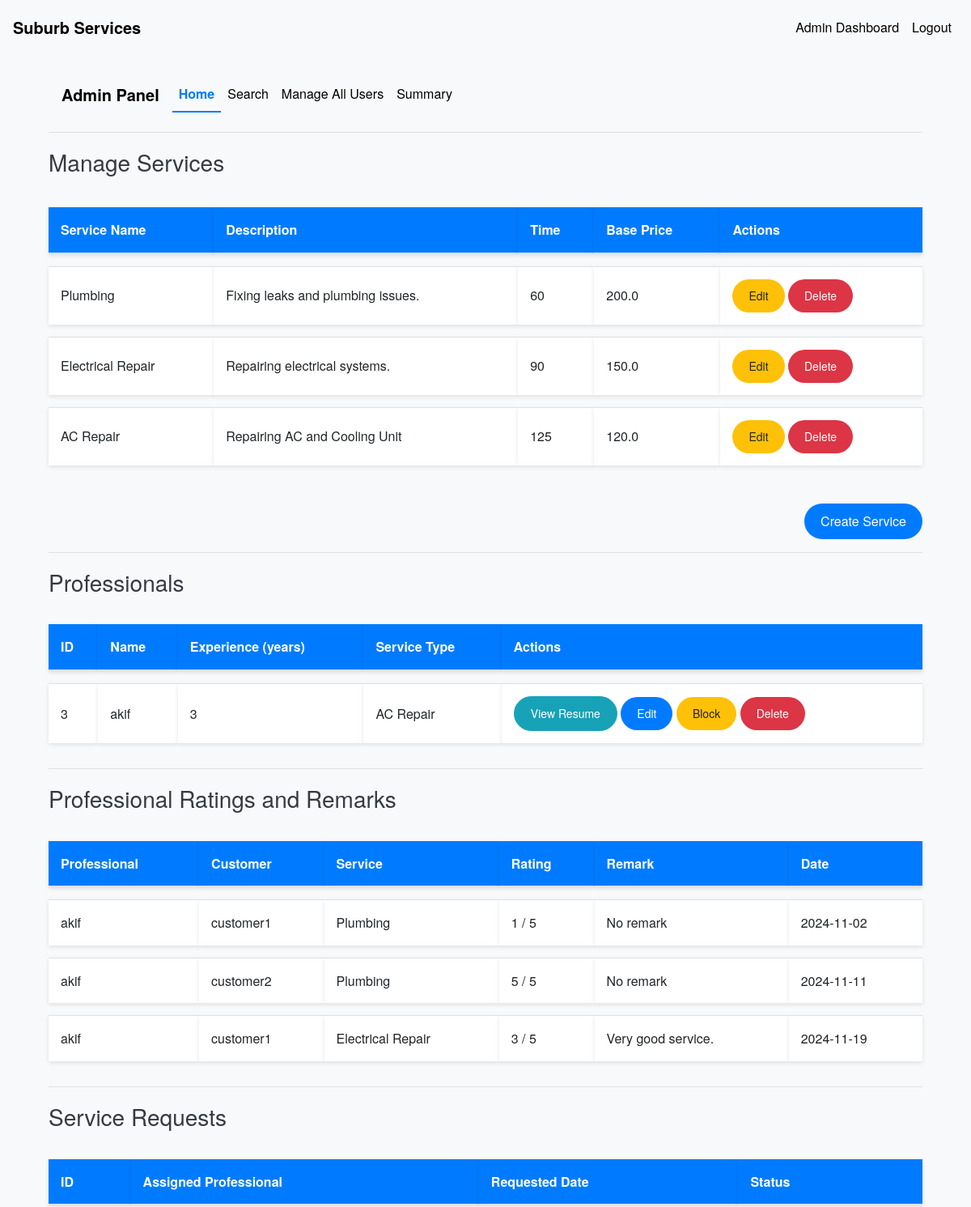
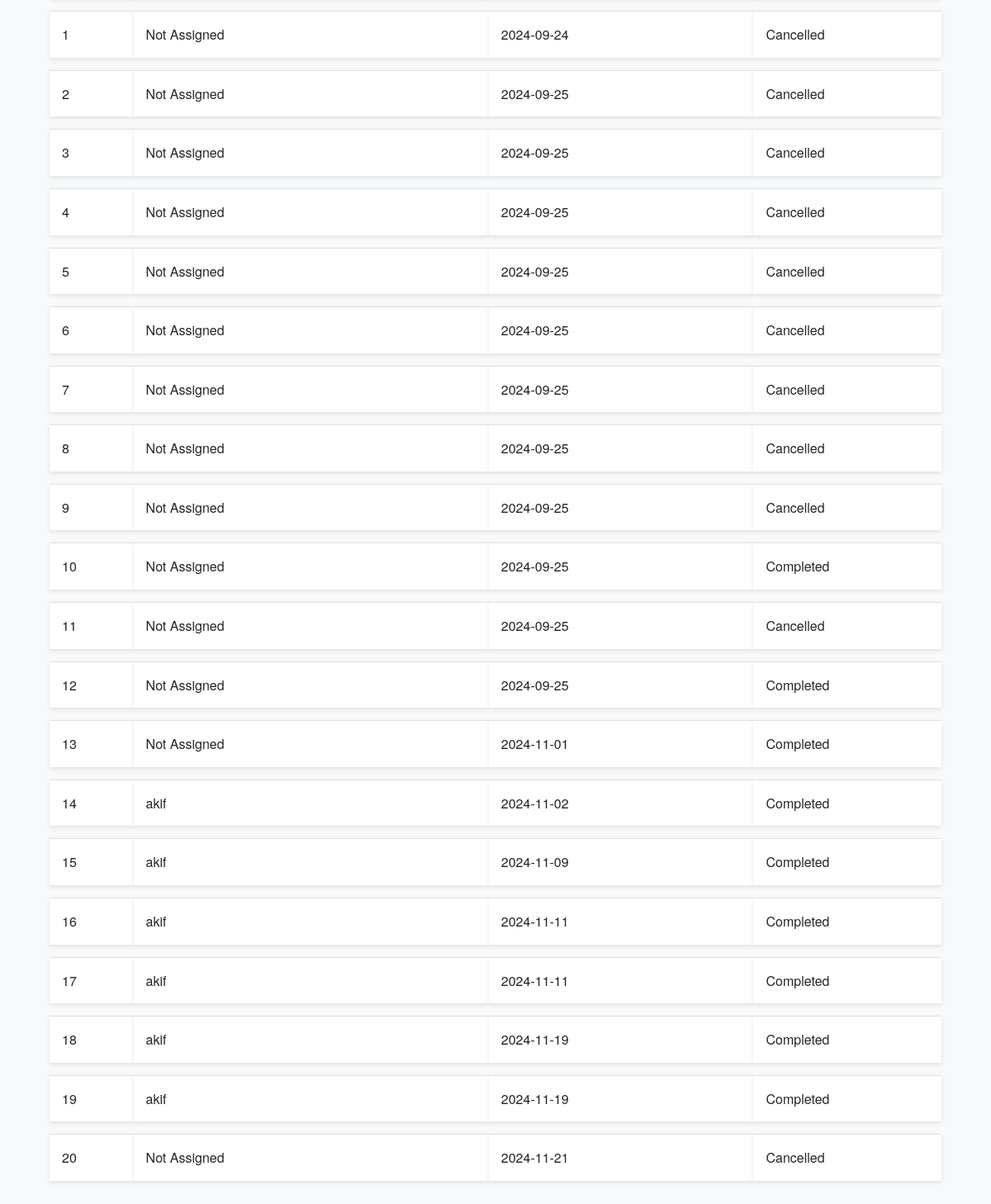
The app's page /admin/dashboard (signed in), older data (2 pictures, top to bottom).
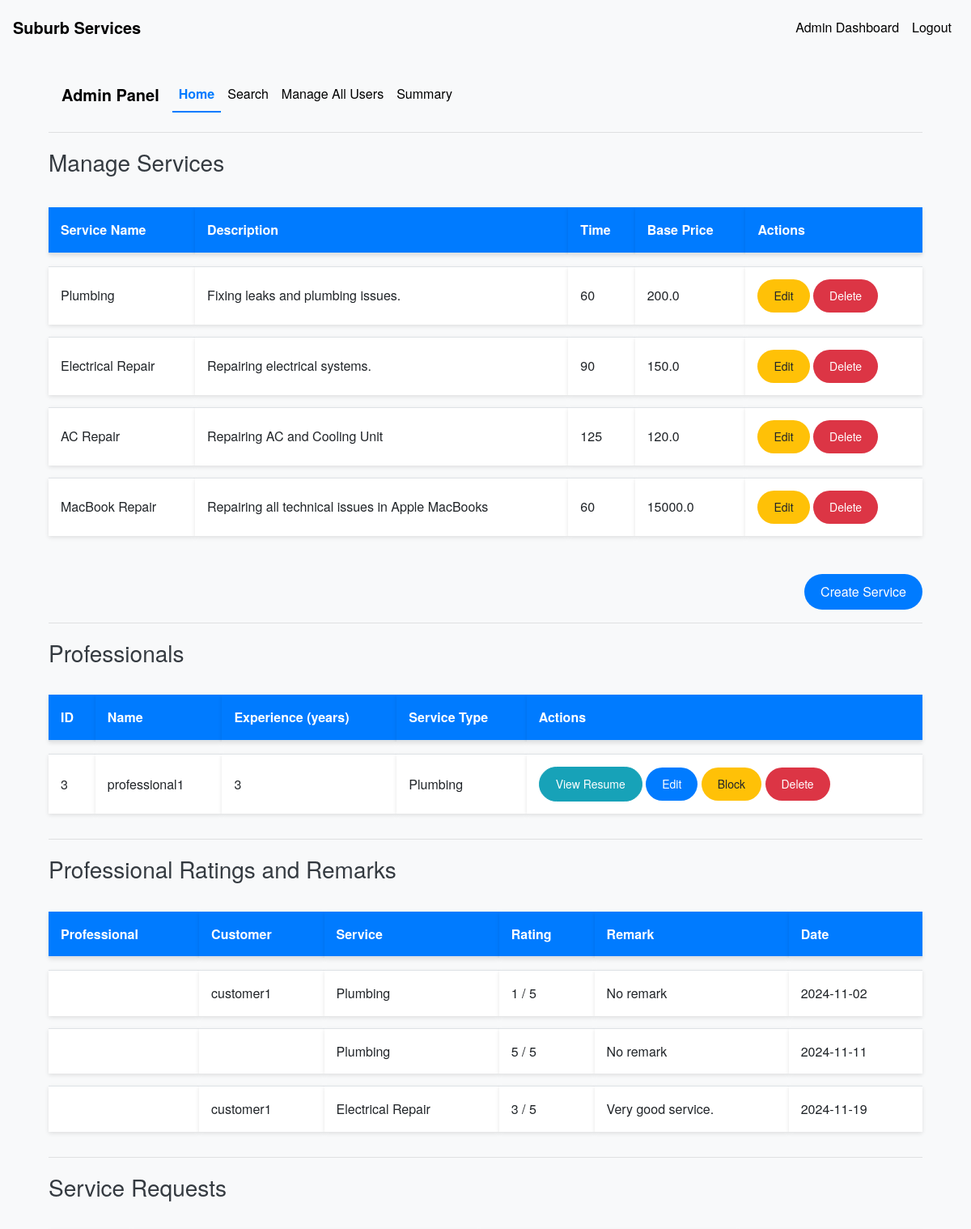
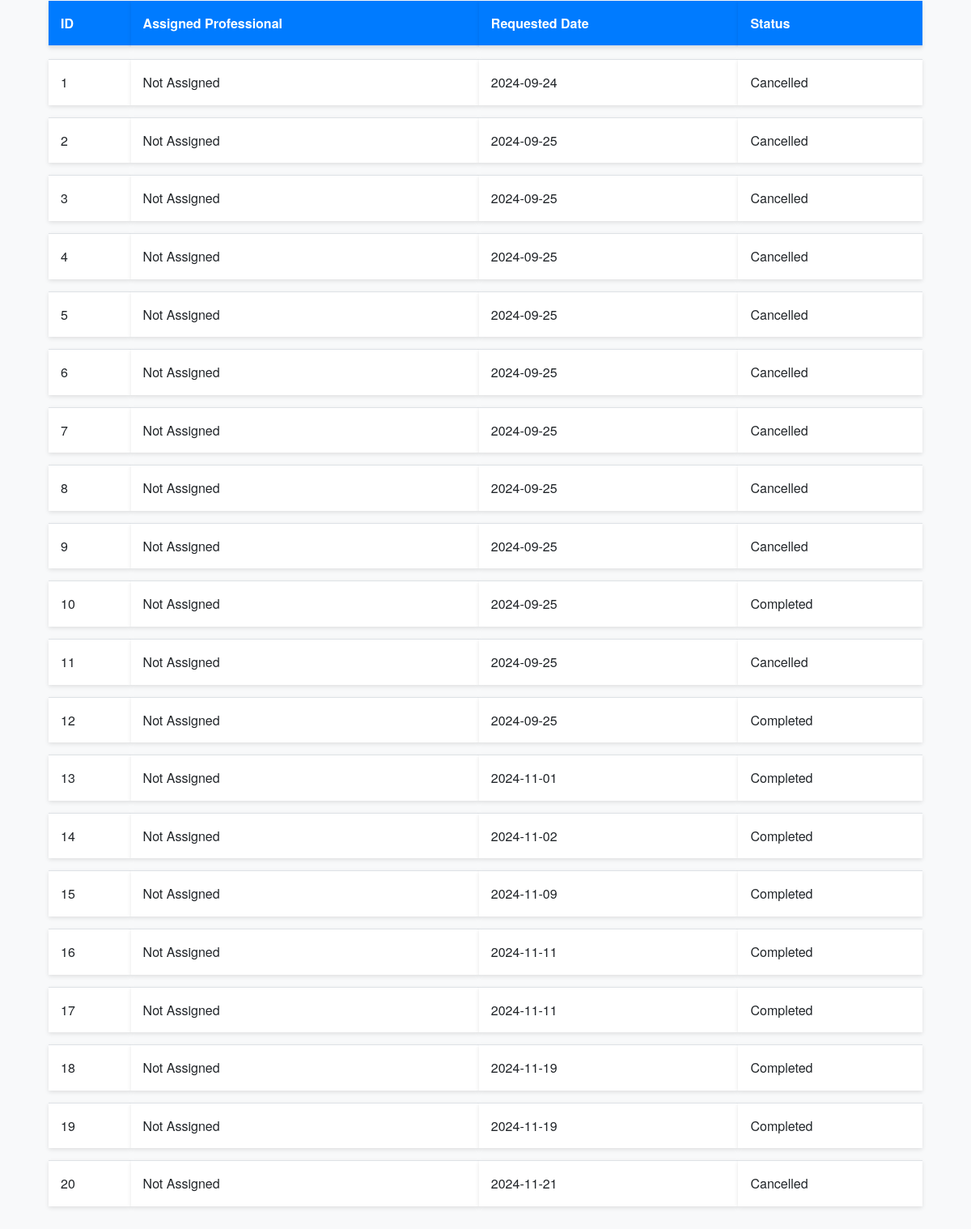
The same page, newer data (2 pictures, top to bottom).
### models.py (models this page shows, shortened)
class Service(db.Model):
    __tablename__ = 'services'
    id = db.Column(db.Integer, nullable =False, primary_key=True)
    name = db.Column(db.String(100), nullable=False)
    base_price = db.Column(db.Float, nullable=False)
    time_required = db.Column(db.Integer, nullable=False)
    description = db.Column(db.Text)

class User(UserMixin, db.Model):
    __tablename__ = 'users'
    id = db.Column(db.Integer, primary_key=True)
    username = db.Column(db.String(100), unique=True, nullable=False)
    password = db.Column(db.String(128), nullable=False)
    role = db.Column(db.String(20), nullable=False)
    is_active = db.Column(db.Boolean, default=True)
    date_created = db.Column(db.DateTime, default=datetime.utcnow)
    date_completed = db.Column(db.DateTime)
    contact_number = db.Column(db.String(15), nullable=True)
    location = db.Column(db.String(255), nullable=True)
    pin_code = db.Column(db.String(10), nullable=True)
    is_approved = db.Column(db.Boolean, default=False)
    service_type = db.Column(db.String(100))
    experience = db.Column(db.Integer)
    resume_filename = db.Column(db.String(200))
    approval_status = db.Column(db.String(50), default='pending')
    customer_service_requests = db.relationship('ServiceRequest', backref='customer', foreign_keys='ServiceRequest.customer_id', lazy='dynamic')
    professional_service_requests = db.relationship('ServiceRequest', backref='professional', foreign_keys='ServiceRequest.professional_id', lazy='dynamic')

class ServiceRequest(db.Model):
    __tablename__ = 'service_requests'
    id = db.Column(db.Integer, primary_key=True)
    service_id = db.Column(db.Integer, db.ForeignKey('services.id'), nullable=False)
    customer_id = db.Column(db.Integer, db.ForeignKey('users.id'), nullable=True)
    professional_id = db.Column(db.Integer, db.ForeignKey('users.id'), nullable=True)
    service_status = db.Column(db.String(20), nullable=False, default='requested')
    service = db.relationship('Service', backref='service_requests')
    date_of_request = db.Column(db.DateTime, default=datetime.utcnow)
    date_of_completion = db.Column(db.DateTime)
    remarks = db.Column(db.Text)
    rating = db.Column(db.Integer)

### routes.py (the view)
@app.route('/admin/dashboard')
@login_required
def admin_dashboard():
    if current_user.role != 'admin':
        flash('Access denied.')
        return redirect(url_for('index'))
    services = Service.query.all()
    professionals = User.query.filter_by(role='professional').all()
    service_requests = ServiceRequest.query.all()
    pending_professionals = User.query.filter_by(role='professional', approval_status='pending').all()
    rated_service_requests = ServiceRequest.query.filter(ServiceRequest.rating.isnot(None)).all()
    return render_template('admin_dashboard.html', services=services, professionals=professionals, service_requests=service_requests, pending_professionals=pending_professionals, rated_service_requests=rated_service_requests)

### app.py (called while the page is built)
@login_manager.user_loader
def load_user(user_id):
    return User.query.get(int(user_id))

### templates/admin_dashboard.html (shortened to what this page needs)
{% extends 'base.html' %}
{% block content %}
<div class="container mt-4">
    <nav class="navbar navbar-expand-lg navbar-light bg-light">
        <a class="navbar-brand" href="{{ url_for('admin_dashboard') }}">Admin Panel</a>
        <div class="collapse navbar-collapse" id="navbarNav">
            <ul class="navbar-nav">
                <li class="nav-item {% if request.endpoint == 'admin_dashboard' %}active{% endif %}">
                    <a class="nav-link" href="{{ url_for('admin_dashboard') }}">Home</a>
                </li>
                <li class="nav-item {% if request.endpoint == 'admin_search' %}active{% endif %}">
                    <a class="nav-link" href="{{ url_for('admin_search') }}">Search</a>
                </li>
                <li class="nav-item {% if request.endpoint == 'manage_users' %}active{% endif %}">
                    <a class="nav-link" href="{{ url_for('manage_users') }}">Manage All Users</a>
                </li>
                <li class="nav-item {% if request.endpoint == 'admin_summary' %}active{% endif %}">
                    <a class="nav-link" href="{{ url_for('admin_summary') }}">Summary</a>
                </li>
            </ul>
        </div>
    </nav>
    <hr>
        <h3>Manage Services</h3>
        <table class="table table-striped mt-4">
            <thead>
                <tr>
                    <th>Service Name</th>
                    <th>Description</th>
                    <th>Time</th>
                    <th>Base Price</th>
                    <th>Actions</th>
                </tr>
            </thead>
            <tbody>
                {% for service in services %}
                <tr>
                    <td>{{ service.name }}</td>
                    <td>{{ service.description }}</td>
                    <td>{{ service.time_required }}</td>
                    <td>{{ service.base_price }}</td>
                    <td>
                        <a href="{{ url_for('edit_service', service_id=service.id) }}" class="btn btn-sm btn-warning">Edit</a>
                        <form action="{{ url_for('delete_service', service_id=service.id) }}" method="POST" style="display:inline;">
                            <button type="submit" class="btn btn-sm btn-danger" onclick="return confirm('Are you sure you want to delete this service?');">Delete</button>
                        </form>
                    </td>
                </tr>
                {% endfor %}
            </tbody>
        </table>
        <div class="text-right">
            <a href="{{ url_for('create_service') }}" class="btn btn-primary mt-3">Create Service</a>
        </div>
        <hr>
    <h3>Professionals</h3>
    <table class="table table-striped">
        <thead>
            <tr>
                <th>ID</th>
                <th>Name</th>
                <th>Experience (years)</th>
                <th>Service Type</th>
                <th>Actions</th>
            </tr>
        </thead>
        <tbody>
            {% for professional in professionals %}
            <tr>
                <td>{{ professional.id }}</td>
                <td>{{ professional.username }}</td>
                <td>{{ professional.experience }}</td>
                <td>{{ professional.service_type }}</td>
                <td>
                    {% if professional.resume_filename %}
                    <a href="{{ url_for('view_resume', filename=professional.resume_filename) }}" target="_blank" class="btn btn-sm btn-info">View Resume</a>
                    {% else %}
                    <button class="btn btn-sm btn-secondary" disabled>No Resume</button>
                    {% endif %}
                    <a href="{{ url_for('edit_user', user_id=professional.id) }}" class="btn btn-sm btn-primary">Edit</a>
                    {% if professional.approval_status == 'approved' %}
                    <form action="{{ url_for('block_professional', professional_id=professional.id) }}" method="POST" style="display:inline;">
                        <button type="submit" class="btn btn-sm btn-warning">Block</button>
                    </form>
                    {% elif professional.approval_status == 'blocked' %}
                    <form action="{{ url_for('approve_professional', professional_id=professional.id) }}" method="POST" style="display:inline;">
                        <button type="submit" class="btn btn-sm btn-success">Unblock</button>
                    </form>
                    {% else %}
                    <form action="{{ url_for('approve_professional', professional_id=professional.id) }}" method="POST" style="display:inline;">
                        <button type="submit" class="btn btn-sm btn-success">Approve</button>
                    </form>
                    {% endif %}
                    <form action="{{ url_for('delete_professional', professional_id=professional.id) }}" method="POST" style="display:inline;">
                        <button type="submit" class="btn btn-sm btn-danger"
                            onclick="return confirm('Are you sure you want to delete this professional?');">Delete</button>
                    </form>
                </td>
            </tr>
            {% endfor %}
        </tbody>
    </table>
    <hr>
    <h3>Professional Ratings and Remarks</h3>
    <table class="table table-striped">
        <thead>
            <tr>
                <th>Professional</th>
                <th>Customer</th>
                <th>Service</th>
                <th>Rating</th>
                <th>Remark</th>
                <th>Date</th>
            </tr>
        </thead>
        <tbody>
            {% for request in rated_service_requests %}
            <tr>
                <td>{{ request.professional.username }}</td>
                <td>{{ request.customer.username }}</td>
                <td>{{ request.service.name }}</td>
                <td>{{ request.rating }} / 5</td>
                <td>{{ request.remarks or 'No remark' }}</td>
                <td>{{ request.date_of_completion.strftime('%Y-%m-%d') if request.date_of_completion else '' }}</td>
            </tr>
            {% endfor %}
        </tbody>
    </table>
    <hr>
    <h3>Service Requests</h3>
    <table class="table table-striped">
        <thead>
            <tr>
                <th>ID</th>
                <th>Assigned Professional</th>
                <th>Requested Date</th>
                <th>Status</th>
            </tr>
        </thead>
        <tbody>
            {% for request in service_requests %}
            <tr>
                <td>{{ request.id }}</td>
                <td>
                    {% if request.professional %}
                        {{ request.professional.username }}
                    {% else %}
                        Not Assigned
                    {% endif %}
                </td>
                <td>{{ request.date_of_request.strftime('%Y-%m-%d') }}</td>
                <td>{{ request.service_status.capitalize() }}</td>
            </tr>
            {% endfor %}
        </tbody>
    </table>
</div>
{% endblock %}

### templates/base.html (shortened to what this page needs)
<!DOCTYPE html>
<html lang="en">
<head>
    <link rel="stylesheet" href="https://stackpath.bootstrapcdn.com/bootstrap/4.5.0/css/bootstrap.min.css">
    <link rel="stylesheet" href="{{ url_for('static', filename='css/styles.css') }}">
</head>
<body>
    <nav class="navbar navbar-expand-lg navbar-light bg-light">
        <a class="navbar-brand" href="{{ url_for('index') }}">Suburb Services</a>
        {% if current_user.is_authenticated %}
        <div class="collapse navbar-collapse" id="navbarNav">
            <ul class="navbar-nav ml-auto">
                {% if current_user.role == 'admin' %}
                <li class="nav-item">
                    <a class="nav-link" href="{{ url_for('admin_dashboard') }}">Admin Dashboard</a>
                </li>
                {% elif current_user.role == 'professional' %}
                <li class="nav-item">
                    <a class="nav-link" href="{{ url_for('professional_dashboard') }}">Professional Dashboard</a>
                </li>
                {% elif current_user.role == 'customer' %}
                <li class="nav-item">
                    <a class="nav-link" href="{{ url_for('customer_dashboard') }}">Customer Dashboard</a>
                </li>
                {% endif %}
                <li class="nav-item">
                    <a class="nav-link" href="{{ url_for('logout') }}">Logout</a>
                </li>
            </ul>
        </div>
        {% endif %}
    </nav>
    <div class="container mt-4">
        {% block content %}{% endblock %}
    </div>
</body>
</html>

### static/css/styles.css (style rules this page uses)
body { padding-top: 5px; font-family: 'Helvetica Neue', Arial, sans-serif; background-color: #f8f9fa; color: #343a40; line-height: 1.6; }
.navbar { background-color: #343a40; }
.navbar-brand { font-weight: bold; color: #000000 !important; }
.nav-link { color: #000000 !important; }
.nav-item.active .nav-link { color: #007bff !important; font-weight: bold; border-bottom: 2px solid #007bff; }
.table { margin-top: 20px; border-collapse: separate; border-spacing: 0 15px; }
.table th, .table td { vertical-align: middle; background-color: #ffffff; border: none; padding: 15px; box-shadow: 0 2px 5px rgba(0, 0, 0, 0.1); }
.table th { background-color: #007bff; color: #ffffff; font-weight: bold; }
.table td { border-top: 1px solid #dee2e6; }
.btn { border-radius: 50px; padding: 10px 20px; transition: background-color 0.3s ease, color 0.3s ease; }
.btn-primary { background-color: #007bff; border: none; }
.btn-warning { background-color: #ffc107; border: none; }
.btn-danger { background-color: #dc3545; border: none; }
h1, h2, h3, h4, h5, h6 { font-weight: 300; margin-top: 20px; margin-bottom: 10px; }
.container { margin-top: 50px; }

Row changes from the older to the newer data that the page shows:
added Service: name "MacBook Repair", description "Repairing all technical issues in Apple MacBooks", time_required "60", base_price "15000.0"
changed User id 3: username "akif" → "professional1"; service_type "AC Repair" → "Plumbing"
changed ServiceRequest id 14: professional.username "akif" → (not shown); now shows "Not Assigned"
changed ServiceRequest id 16: professional.username "akif" → (not shown); customer.username "customer2" → (not shown); now shows "Not Assigned"
changed ServiceRequest "Very good service.": professional.username "akif" → (not shown); now shows "Not Assigned"
changed ServiceRequest id 15: professional.username "akif" → (not shown); now shows "Not Assigned"
changed ServiceRequest id 17: professional.username "akif" → (not shown); now shows "Not Assigned"
changed ServiceRequest id 18: professional.username "akif" → (not shown); now shows "Not Assigned"
